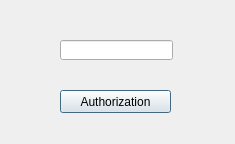
<?xml version="1.0" encoding="UTF-8"?>
<ui version="4.0">
 <class>Dialog</class>
 <widget class="QDialog" name="Dialog">
  <property name="geometry">
   <rect>
    <x>0</x>
    <y>0</y>
    <width>235</width>
    <height>144</height>
   </rect>
  </property>
  <property name="windowTitle">
   <string>Dialog</string>
  </property>
  <widget class="QPushButton" name="authorization_btn">
   <property name="geometry">
    <rect>
     <x>60</x>
     <y>90</y>
     <width>111</width>
     <height>23</height>
    </rect>
   </property>
   <property name="text">
    <string>Authorization</string>
   </property>
  </widget>
  <widget class="QLineEdit" name="authorization_le">
   <property name="geometry">
    <rect>
     <x>60</x>
     <y>40</y>
     <width>113</width>
     <height>20</height>
    </rect>
   </property>
  </widget>
 </widget>
 <resources/>
 <connections/>
</ui>
